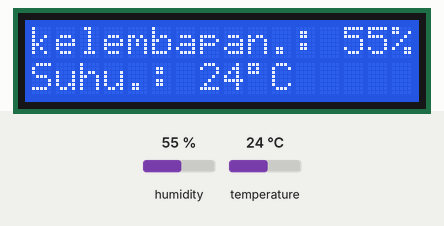
This sketch was run on a simulated Arduino Uno, built with avr-gcc and run on an emulated ATmega328P. On the bench: 16×2 character LCD. Inputs (shaded band) come from the test bench; at power-on: humidity 55 %, temperature 24 °C. What the sketch prints to the serial monitor is not drawn.

Above: at 1.2 s.
1.3 s: humidity set to 22 %
At 3.7 s:
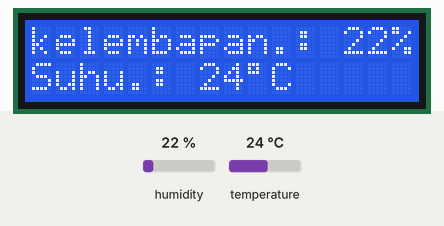
4.1 s: temperature set to 12 °C
At 5.7 s:
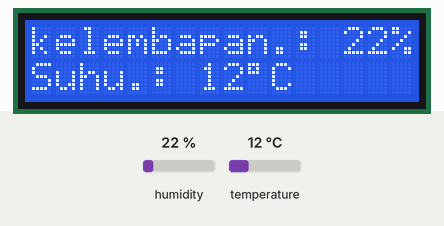
6.9 s: humidity set to 40 %
At 9.8 s:
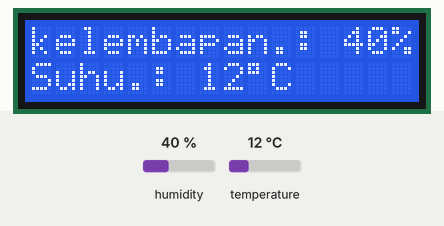
10.1 s: temperature set to 19 °C
At 11.8 s:
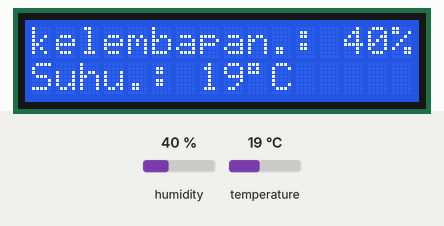
Timing chart, 0 to 13.3 s (numbered marks = the images above; inputs shaded):
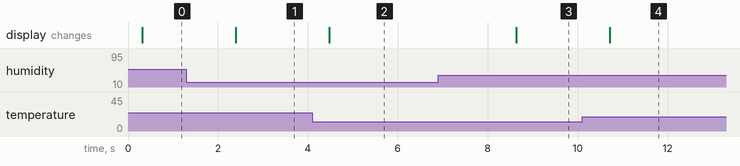

The sketch:

DHT11_With_LCD_1602_I2C.ino
```cpp
/*************************************************************
  This example shows how value can be pushed from Arduino to
  Serial Monitor dan LCD 1602 I2C

   ;;`  .;;;;;  ;;;;:  ;;` `;;  ;;;;  ;;  :;.  ;;;;`  ;;;;:   ;;  ;;;;,
  ,;;;  .;:.;;, ;;:;;; ;;` `;; ;; ,;: ;;  :;. ;;;:;;  ;;.;;.  ;;  ;;:;;,
  ;;;;  .;: :;, ;;  ;; ;;` `;; ;;;,   ;;,,;;. ;;  ,;, ;; ,;,  ;;  ;;  ;;
 `;:`;, .;;;;;  ;;  ;; ;;` `;;  ;;;;, ;;;;;;.`;;  .;: ;;;;;   ;;  ;;  ;;
 :;;;;; .;:.;;  ;;  ;; ;;` `;; `. `;; ;;  :;. ;;  :;, ;;``    ;;  ;;  ;;
 ;;;;;; .;: ;;. ;;:;;: .;;:;;. ;;..;; ;;  :;. ;;;:;;  ;;   ;; ;;  ;;:;;

  WARNING :
  For this example you'll need library & Arduino part :
    Adafruit DHT sensor libraries:
    https://github.com/adafruit/Adafruit_Sensor
    https://github.com/adafruit/DHT-sensor-library
    LiquidCrystal I2C libraries :
    https://github.com/fdebrabander/Arduino-LiquidCrystal-I2C-library

  Need Arduino Part :
  https://www.tokopedia.com/ardushopid
  or Whatsapp Only 082111545939
  Find Me on FB :
  https://id-id.facebook.com/people/Ardushop-Id/100015723427957

  Pin DHT >> Pin Arduino
    VCC   >>    +5V
    DATA  >>    Pin 6 Digital
    NC    >>    Tidak dipakai
    GND   >>    GND

  Pin LCD I2C >>  Pin Arduino
    VCC       >>  +5V
    GND       >>  GND
    SDA       >>  A4/SDA
    SCL       >>  A5/SCL
 *************************************************************/

#include <DHT.h>  //menyertakan library DHT kedalam program
#include <LiquidCrystal_I2C.h>


#define DHTPIN 6  //kita pasang sensor pada pin 6 digital
#define DHTTYPE DHT11 //kita menggunakan jenis sensor DHT11, ubah jika kamu gunakan sensor lain seperti DHT22 (AM2302) atau DHT21 (AM2301)
//#define DHTTYPE DHT22   // DHT 22, AM2302, AM2321
//#define DHTTYPE DHT21   // DHT 21, AM2301

DHT dht(DHTPIN, DHTTYPE); //deklarasi pin sensor dengan jenis sensor yang dipilih

LiquidCrystal_I2C lcd(0x27, 16, 2); // Set Alamat I2C dan Ukuran LCD
//LiquidCrystal_I2C lcd(0x3F, 16, 2);

void setup() {
  lcd.begin(); // Inisiasi LCD I2C
  lcd.backlight(); // Menyalakan Backlight LCD
  dht.begin(); //program komunikasi atau setup untuk sensor DHT
  Serial.begin(9600); //program komunikasi atau setup untuk serial monitor dan kecepatan komunikasi (baudrate)
}
/*
  Need Arduino Part :
  https://www.tokopedia.com/ardushopid
  or Whatsapp Only 082111545939
  Find Me on FB :
  https://id-id.facebook.com/people/Ardushop-Id/100015723427957
*/
void loop() {
  float kelembapan = dht.readHumidity(); //menyimpan nilai kelembapan pada variabel kelembapan
  float suhu = dht.readTemperature(); //menyimpan nilai suhu pada variabel suhu
  delay(200); //mengatur jeda waktu pembacaan sensor selama 200 milidetik
  Serial.print(kelembapan); //menampilkan nilai kelembapan pada Serial Monitor
  Serial.print("%"); //Simbol persen satuan kelembapan
  Serial.print(" "); //menambahkan spasi
  Serial.print(suhu); //menampilkan nilai suhu pada Serial Monitor
  Serial.println("*C"); //Satuan Derajat Suhu

    //menampilkan nilai kelembapan pada LCD
    lcd.setCursor(0, 0); //
    lcd.print("kelembapan.: ");
    lcd.print((int) kelembapan);
    lcd.print("%");
    //menampilkan nilai suhu pada LCD
    lcd.setCursor(0, 1);
    lcd.print("Suhu.: ");
    lcd.print((int) suhu);
    lcd.print((char)223); //Simbol Derajat di LCD
    lcd.print("C ");
}
```

Measured:
- after the input at 1.3 s, the display: changes after 1.1 s (image 1)
- after the input at 4.1 s, the display: changes after 0.37 s (image 2)
- after the input at 6.9 s, the display: changes after 1.7 s (image 3)
- after the input at 10.1 s, the display: changes after 0.61 s (image 4)
